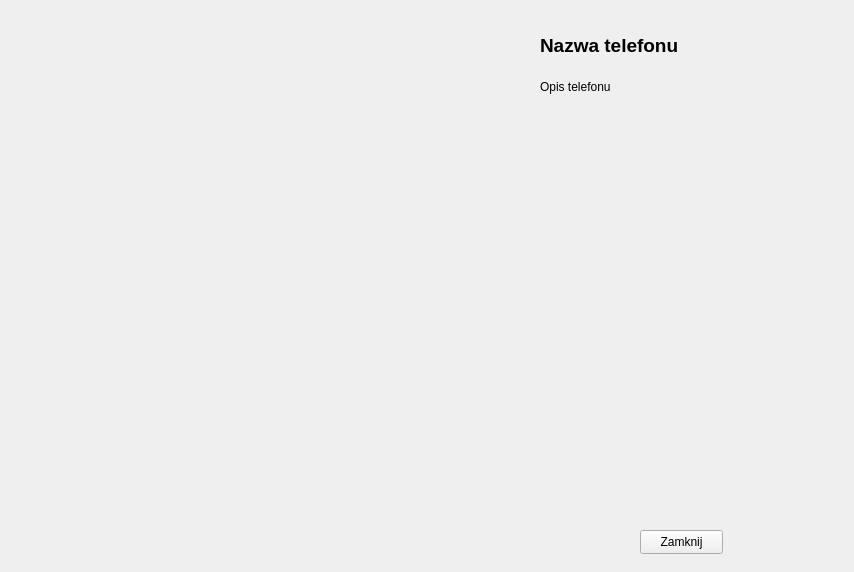
<?xml version="1.0" encoding="UTF-8"?>
<ui version="4.0">
 <class>oknoWynikow</class>
 <widget class="QMainWindow" name="oknoWynikow">
  <property name="sizePolicy">
   <sizepolicy hsizetype="Fixed" vsizetype="Fixed">
    <horstretch>0</horstretch>
    <verstretch>0</verstretch>
   </sizepolicy>
  </property>
  <property name="minimumSize">
   <size>
    <width>854</width>
    <height>572</height>
   </size>
  </property>
  <property name="maximumSize">
   <size>
    <width>854</width>
    <height>572</height>
   </size>
  </property>
  <property name="windowTitle">
   <string>Wyniki</string>
  </property>
  <widget class="QWidget" name="centralwidget">
   <property name="sizePolicy">
    <sizepolicy hsizetype="Maximum" vsizetype="Maximum">
     <horstretch>0</horstretch>
     <verstretch>0</verstretch>
    </sizepolicy>
   </property>
   <widget class="QLabel" name="label_nazwa">
    <property name="geometry">
     <rect>
      <x>540</x>
      <y>20</y>
      <width>301</width>
      <height>51</height>
     </rect>
    </property>
    <property name="font">
     <font>
      <pointsize>14</pointsize>
      <weight>75</weight>
      <bold>true</bold>
     </font>
    </property>
    <property name="text">
     <string>Nazwa telefonu</string>
    </property>
    <property name="alignment">
     <set>Qt::AlignLeading|Qt::AlignLeft|Qt::AlignVCenter</set>
    </property>
   </widget>
   <widget class="QLabel" name="label_opis">
    <property name="geometry">
     <rect>
      <x>540</x>
      <y>80</y>
      <width>291</width>
      <height>441</height>
     </rect>
    </property>
    <property name="text">
     <string>Opis telefonu</string>
    </property>
    <property name="alignment">
     <set>Qt::AlignLeading|Qt::AlignLeft|Qt::AlignTop</set>
    </property>
   </widget>
   <widget class="QLabel" name="label_zdjecie">
    <property name="geometry">
     <rect>
      <x>10</x>
      <y>10</y>
      <width>511</width>
      <height>551</height>
     </rect>
    </property>
    <property name="text">
     <string/>
    </property>
    <property name="pixmap">
     <pixmap>img/default.jpg</pixmap>
    </property>
    <property name="scaledContents">
     <bool>true</bool>
    </property>
   </widget>
   <widget class="QPushButton" name="pushButton">
    <property name="geometry">
     <rect>
      <x>640</x>
      <y>530</y>
      <width>83</width>
      <height>24</height>
     </rect>
    </property>
    <property name="text">
     <string>Zamknij</string>
    </property>
   </widget>
  </widget>
 </widget>
 <resources/>
 <connections>
  <connection>
   <sender>pushButton</sender>
   <signal>clicked()</signal>
   <receiver>oknoWynikow</receiver>
   <slot>close()</slot>
   <hints>
    <hint type="sourcelabel">
     <x>681</x>
     <y>541</y>
    </hint>
    <hint type="destinationlabel">
     <x>426</x>
     <y>285</y>
    </hint>
   </hints>
  </connection>
 </connections>
</ui>
